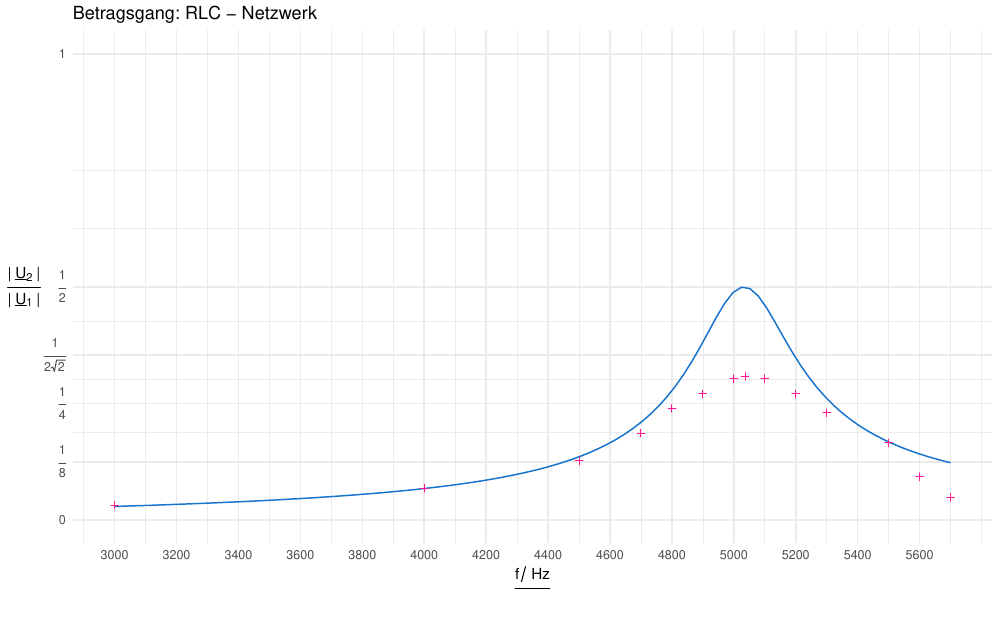

Source code (R):
#RC Tiefpassfilter

library(ggplot2)

options(scipen=10000)

breaks       <- 10^(-10:10)
minor_breaks <- rep(1:9, 21)*(10^rep(-10:10, each=9))

#ybreaks = c(seq(0,1.0,0.1),round(1/sqrt(2),digits = 3));
#ybreaks = ybreaks[-8] # ybreaks without 0.7 (8th element)

output_width  <- 10
output_height <- output_width * 0.6180339887498948

data <- read.csv(file = "2_7.csv")

dataU1    <- data$u1
dataU2    <- data$u2
dataPhase <- data$phase
dataX     <- data$f
dataY     <- dataU2/dataU1
displaydata <- data.frame(x=dataX, y=dataY)

R  <- 1000;
RP <- 1000;
L  <- 0.001;
C  <- 0.000001;


fga <- (sqrt( ((RP+R)/(2*RP*R*C))^2 + 1/(L*C)) + (RP+R)/(2*RP*R*C) ) / (2*pi)
fgb <- (sqrt( ((RP+R)/(2*RP*R*C))^2 + 1/(L*C)) - (RP+R)/(2*RP*R*C) ) / (2*pi)

print(fga)
print(fgb)

ylabel <- bquote( over( "|" ~ underline("U")[2] ~ "|"  , "|" ~ underline("U")[1] ~ "|") )
xlabel <- bquote( over( "f" / ~"Hz"))

rc_fun<- function(f) {1 / sqrt( 4 + (R*2*pi*f * C - R/(2*pi*f * L) )^2 ) }

pdf("2_7_betrag.pdf", width = output_width, height = output_height, )

####################################################################

p9 <- ggplot(displaydata, aes(dataX, dataY)) +

        theme_minimal() + # maybe theme_bw()

        ggtitle("Betragsgang: RLC - Netzwerk") +

        stat_function(fun = rc_fun, colour = "dodgerblue3")+

        geom_point(data=displaydata, shape ="plus", aes(color="Dataset2"), color = "deeppink1",  ) +

        theme(axis.title.y = element_text(angle = 0, vjust = .5)) + # rotate axis title

        xlab(xlabel)  +
        ylab(ylabel)  +

        scale_y_continuous(limits=c(0, 1), breaks = c(0, 1, 0.5, 1/(2*sqrt(2)), 0.25, 0.125), labels = c(0, 1, bquote( over(1,2) ), bquote( over(1, 2*sqrt(2))), bquote( over(1, 4) ) , bquote( over(1, 8))) ) +
        scale_x_continuous(limits=c(3000, 5700), breaks = seq(3000, 5700, by=200) )


p9
